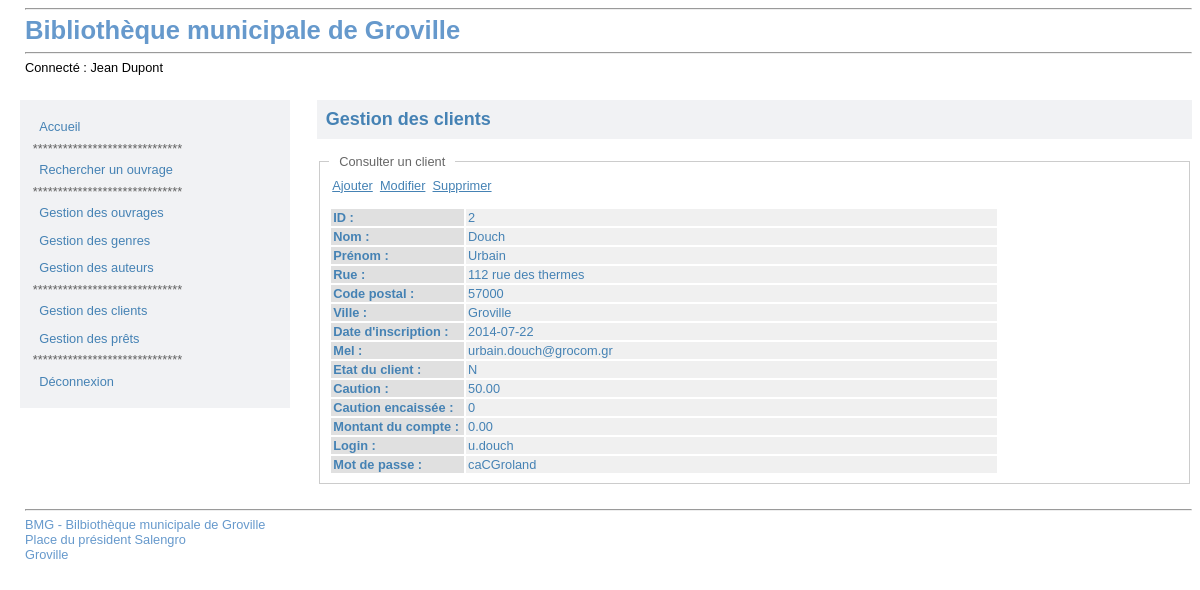
/index.php?uc=gererClients&action=consulterClient&id=2, run on the app's committed database.
### tables this page shows
CREATE TABLE IF NOT EXISTS `client` (
  `no_client` int(11) NOT NULL AUTO_INCREMENT,
  `nom_client` varchar(50) NOT NULL,
  `prenom` varchar(50) NOT NULL,
  `rue_client` varchar(50) DEFAULT NULL,
  `code_post` char(5) NOT NULL,
  `ville` varchar(50) NOT NULL,
  `date_inscr` date NOT NULL,
  `login` varchar(50) DEFAULT NULL,
  `password` varchar(10) DEFAULT NULL,
  `mel` varchar(128) DEFAULT NULL,
  `etat_client` char(1) NOT NULL DEFAULT 'N',
  `caution` decimal(5,2) NOT NULL DEFAULT '50.00',
  `caution_encaissee` bit(1) NOT NULL DEFAULT b'0',
  `montant_compte` decimal(7,2) NOT NULL DEFAULT '0.00',
  PRIMARY KEY (`no_client`)
);

### modele/ClientDal.class.php (called while the page is built, shortened)
<?php
require_once ('PdoDao.class.php');
class ClientDal {
    public static function loadClientById($id) {
        $cnx = new PdoDao();
        $qry =  "SELECT no_client as ID, "
            . "nom_client as Nom, "
            . "prenom, "
            . "rue_client, "
            . "code_post, "
            . "ville, "
            . "date_inscr, "
            . "login, "
            . "password, "
            . "mel, "
            . "etat_client, "
            . "caution, "
            . "caution_encaissee, "
            . "montant_compte "
            . "FROM client "
            . "WHERE no_client = ?";
        $res = $cnx->getRows($qry, array($id), 1);
        if (!empty($res)) {
            return new Client($id,
              $res[0]->Nom,
              $res[0]->prenom,
              $res[0]->rue_client,
              $res[0]->code_post,
              $res[0]->ville,
              $res[0]->date_inscr,
              $res[0]->mel,
              $res[0]->etat_client,
              $res[0]->montant_compte,
              $res[0]->login,
              $res[0]->password,
              $res[0]->caution,
              $res[0]->caution_encaissee);
        }
        else {
            return NULL;
        }
    }
}
?>

### modele/PdoDao.class.php (called while the page is built, shortened)
<?php
class PdoDao extends PDO {
    public function getRows($sql, $params, $style) {
        try {
            $res = $this->prepare($sql);
            $res->execute($params);
        }
        catch (PDOException $e) {
            return $e;
        }
        if ($res) {
            if ($style) {
                return $res->fetchAll(PDO::FETCH_CLASS, 'ArrayObject');
            }
            else {
                return $res->fetchAll();
            }
        }
        else {
            return NULL;
        }
    }
}

### include/_reference.lib.php (called while the page is built, shortened)
<?php
class Client {
    private $_id;
    private $_nom;
    private $_prenom;
    private $_rue;
    private $_codePost;
    private $_ville;
    private $_login;
    private $_password;
    private $_mel;
    private $_etat_client;
    private $_caution;
    private $_caution_encaissee;
    public function getId() {
        return $this->_id;
    }
    public function getNom() {
        return $this->_nom;
    }
    public function getPrenom() {
        return $this->_prenom;
    }
    public function getRue() {
        return $this->_rue;
    }
    public function getCodePost() {
        return $this->_codePost;
    }
    public function getVille() {
        return $this->_ville;
    }
    public function getDateInscr() {
        return $this->_dateInscr;
    }
    public function getLogin() {
        return $this->_login;
    }
    public function getPassword() {
        return $this->_password;
    }
    public function getMel() {
        return $this->_mel;
    }
    public function getEtatClient() {
        return $this->_etat_client;
    }
    public function getCaution() {
        return $this->_caution;
    }
    public function getCautionEncaissee() {
        return $this->_caution_encaissee;
    }
    public function getMontantCompte() {
        return $this->_montantCompte;
    }
    public function setId($p_Id) {
        $this->_id = $p_Id;
    }
    public function setNom($p_Nom) {
        $this->_nom = $p_Nom;
    }
    public function setPrenom($p_Prenom) {
        $this->_prenom = $p_Prenom;
    }
    public function setRue($p_Rue) {
        $this->_rue = $p_Rue;
    }
    public function setCodePost($p_CodePost) {
        $this->_codePost = $p_CodePost;
    }
    public function setVille($p_Ville) {
        $this->_ville = $p_Ville;
    }
    public function setDateInscr($p_Date_Inscr) {
        $this->_dateInscr = $p_Date_Inscr;
    }
    public function setLogin($p_Login) {
        $this->_login = $p_Login;
    }
    public function setPassword($p_Password) {
        $this->_password = $p_Password;
    }
    public function setMel($p_Mel) {
        $this->_mel = $p_Mel;
    }
    public function setEtatClient($p_Etat_Client) {
        $this->_etat_client = $p_Etat_Client;
    }
    public function setCaution($p_Caution) {
        $this->_caution = $p_Caution;
    }
    public function setCautionEncaissee($p_Caution_Encaisse) {
        $this->_caution_encaissee = $p_Caution_Encaisse;
    }
    public function setMontantCompte($p_Montant_Compte) {
        $this->_montantCompte = $p_Montant_Compte;
    }
}

### vues/v_consulterClient.php (the view, shortened to what this page needs)
<div id="content">
    <h2>Gestion des clients</h2>
    <div id="object-list">
        <div class="corps-form">
            <fieldset>
                <legend>Consulter un client</legend>
                <div id="breadcrumb">
                    <a href="index.php?uc=gererClients&action=ajouterClient">Ajouter</a>&nbsp;
                    <a href="index.php?uc=gererClients&action=modifierClient&option=saisirClient&id=<?php echo $leClient->getId() ?>">Modifier</a>&nbsp;
                    <a href="index.php?uc=gererClients&action=supprimerClient&id=<?php echo $leClient->getId() ?>">Supprimer</a>
                </div>
                <table>
                    <tr>
                        <td class="h-entete">
                            ID :
                        </td>
                        <td class="h-valeur">
                            <?php echo $leClient->getId() ?>
                        </td>
                    </tr>
                    <tr>
                        <td class="h-entete">
                            Nom :
                        </td>
                        <td class="h-valeur">
                            <?php echo $leClient->getNom() ?>
                        </td>
                    </tr>
                    <tr>
                        <td class="h-entete">
                            Prénom :
                        </td>
                        <td class="h-valeur">
                            <?php echo $leClient->getPrenom() ?>
                        </td>
                    </tr>
                    <tr>
                        <td class="h-entete">
                            Rue :
                        </td>
                        <td class="h-valeur">
                            <?php echo $leClient->getRue() ?>
                        </td>
                    </tr>
                    <tr>
                        <td class="h-entete">
                            Code postal :
                        </td>
                        <td class="h-valeur">
                            <?php echo $leClient->getCodePost() ?>
                        </td>
                    </tr>
                    <tr>
                        <td class="h-entete">
                            Ville :
                        </td>
                        <td class="h-valeur">
                            <?php echo $leClient->getVille() ?>
                        </td>
                    </tr>
                    <tr>
                        <td class="h-entete">
                            Date d'inscription :
                        </td>
                        <td class="h-valeur">
                            <?php echo $leClient->getDateInscr() ?>
                        </td>
                    </tr>
                    <tr>
                        <td class="h-entete">
                            Mel :
                        </td>
                        <td class="h-valeur">
                            <?php echo $leClient->getMel() ?>
                        </td>
                    </tr>
                    <tr>
                        <td class="h-entete">
                            Etat du client :
                        </td>
                        <td class="h-valeur">
                            <?php echo $leClient->getEtatClient() ?>
                        </td>
                    </tr>
                    <tr>
                        <td class="h-entete">
                            Caution :
                        </td>
                        <td class="h-valeur">
                            <?php echo $leClient->getCaution() ?>
                        </td>
                    </tr>
                    <tr>
                        <td class="h-entete">
                            Caution encaissée :
                        </td>
                        <td class="h-valeur">
                            <?php echo $leClient->getCautionEncaissee() ?>
                        </td>
                    </tr>
                    <tr>
                        <td class="h-entete">
                            Montant du compte :
                        </td>
                        <td class="h-valeur">
                            <?php echo $leClient->getMontantCompte() ?>
                        </td>
                    </tr>
                    <tr>
                        <td class="h-entete">
                            Login :
                        </td>
                        <td class="h-valeur">
                            <?php echo $leClient->getLogin() ?>
                        </td>
                    </tr>
                    <tr>
                        <td class="h-entete">
                            Mot de passe :
                        </td>
                        <td class="h-valeur">
                            <?php echo $leClient->getPassword() ?>
                        </td>
                    </tr>
                </table>
            </fieldset>
        </div>
    </div>
</div>

### styles/screen.css (style rules this page uses)
﻿ h1, h2, h3 { color: #4582B4; font-weight: bold; }
h2 { font-size: 1em; background-color: #f1f2f4; padding: 0.5em; }
a { color: #4582B4; }
fieldset { margin-bottom: 10px; border: #CCC 1px solid; }
fieldset legend { padding: 0 10px 0 10px; color: #666; }
body { margin-left: 20px; font-family: Verdana, Geneva, Arial, Helvetica, sans-serif; font-size: 0.8em; }
#content { border: none; padding-left: 1.3em; background-color: white; margin-left: 280px; min-height:27em; }
#content h2 { font-size: large; text-align: left; margin: 0; margin-bottom: 0.5em; }
#breadcrumb { margin: 4px 0 14px 0; padding-left: 3px; }
.corps-form { margin-top: 15px; }
td.h-entete, td.h-valeur { padding: 3px; }
td.h-entete { padding: 2px; background-color: #e0e0e0; color: #4582B4; font-weight: bold; width: 20%; }
td.h-valeur { background-color: #f0f0f0; color: #4582B4; }
#object-list { margin : 10px 0 10px 0; }
#object-list td { padding: 1px 5px 1px 2px; }

### data on the page
client: no_client "2", nom_client "Douch", prenom "Urbain", rue_client "112 rue des thermes", code_post "57000", ville "Groville", date_inscr "2014-07-22", mel "urbain.douch@grocom.gr", etat_client "N", caution "50.00", caution_encaissee "0", montant_compte "0.00", login "u.douch", password "caCGroland"

### other printed values
$_SESSION['prenom'] "Jean"
$_SESSION['nom'] "Dupont"
